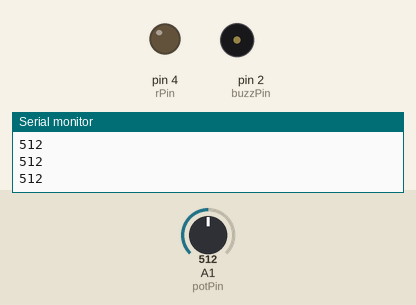
The sketch below on a simulated Arduino Uno, built with avr-gcc and run on an emulated ATmega328P. Shown: output pins drawn as LEDs (lit = HIGH), buzzer (waves = sounding, pin HIGH), the last lines printed to the serial monitor. Inputs (shaded band) come from the test bench; at power-on: A1 (potPin) = 512.

Above: at 1.2 s.
1.3 s: A1 (potPin) set to 988
2.8 s: A1 (potPin) set to 1009
At 4.0 s:
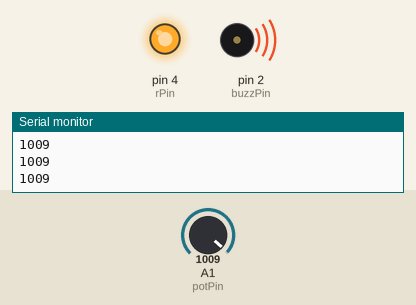
4.3 s: A1 (potPin) set to 990
At 5.0 s:
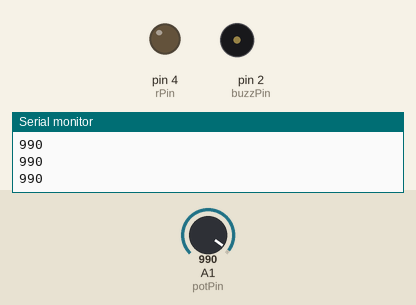
6.0 s: A1 (potPin) set to 1010
At 6.6 s:
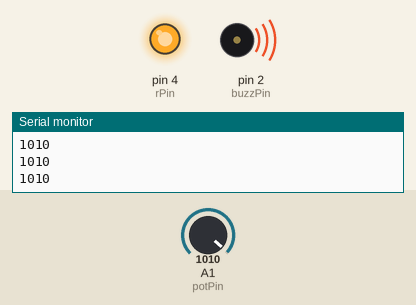
Timing chart, 0 to 8.5 s (numbered marks = the images above; inputs shaded):
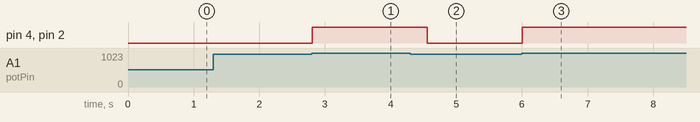

Measured:
- the behaviour switches between 999 and 1000 on A1 (potPin) (found by bisection; images 0 and 1)
- after the input at 2.8 s, pin 4 (rPin), pin 2 (buzzPin): LOW → HIGH at once
- after the input at 4.3 s, pin 4 (rPin), pin 2 (buzzPin): HIGH → LOW after 0.26 s
- after the input at 6.0 s, pin 4 (rPin), pin 2 (buzzPin): LOW → HIGH at once

The sketch:

activeBuzzer.ino.ino
```cpp
int buzzPin = 2;
int potPin = A1;
int rPin = 4;
int potVal;
int potLimit = 1000;
int wait = 250;

void setup() {
  // put your setup code here, to run once:
  pinMode(buzzPin,OUTPUT);
  pinMode(potPin,INPUT);
  pinMode(rPin,OUTPUT);
  Serial.begin(9600);
}

void loop() {
  // put your main code here, to run repeatedly:
  potVal = analogRead(potPin);
  Serial.println(potVal);

  while(potVal>=potLimit){
    digitalWrite(buzzPin,HIGH);
    digitalWrite(rPin,HIGH);
    potVal = analogRead(potPin);
    delay(wait);
    Serial.println(potVal);
  }

  digitalWrite(buzzPin,LOW);
  digitalWrite(rPin,LOW);
}
```
